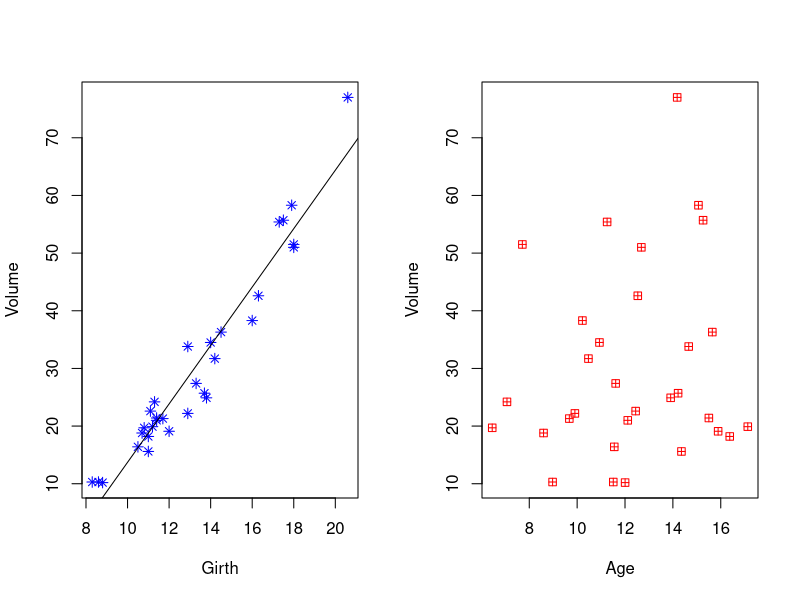

Recreate this plot in R.
df <- data.frame("Girth"=trees$Girth, "Height"=trees$Height, "Volume"=trees$Volume)
par(mfrow=c(1,2))

#Regresie liniara
simpleModel <- lm(Volume ~ Girth , data = df)
summary(simpleModel)
plot(Volume ~ Girth , data = df, col="blue", pch=8)
abline(simpleModel, col="black")

#plot(Volume ~ Height , data = df) 
#sm <- lm(Volume ~ Height , data = df)
#abline(sm,col="red")
#summary(sm) -> obtinem un R square de 35%, foarte prost, comparativ cu 95% si 94% in cazul
#in care tinem cont de grosime sau de ambele
#Am constatat ca grosimea e mai relevanta pentru volum decat inaltimea, in urma ultimelor linii de cod


#Adaugarea unei noi variabile age
df <- data.frame("Girth"=trees$Girth, "Height"=trees$Height, "Volume"=trees$Volume)
girthMean <- mean(df[,1])
girthDeviation <- sd(df[,1])
age <- rnorm(31, mean = girthMean , sd = girthDeviation )
df$Age <- age
plot(Volume ~ Age, data=df, col="red", pch=12)

#Regresie liniara multipla
multipleModel <- lm(Volume ~ Girth + Height, data = df)
summary(multipleModel)

#Compararea modelelor de regresie liniara simpla si multipla folosind AIC si BIC
aics <- AIC(simpleModel)
aicm <- AIC(multipleModel)

bics <- BIC(simpleModel)
bicm <- BIC(multipleModel)

#Cu cat AIC/BIC sunt mai mici, cu atat mai bine
sprintf("AIC pentru modelul de regresie liniara simpla este %f ,iar pentru modelul de regresie liniara multipla este %f",aics,aicm)
sprintf("BIC pentru modelul de regresie liniara simpla este %f ,iar pentru modelul de regresie liniara multipla este %f",bics,bicm)


